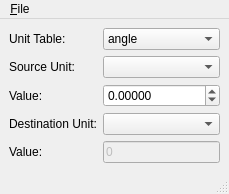
<?xml version="1.0" encoding="UTF-8"?>
<ui version="4.0">
 <class>UnitConverter</class>
 <widget class="QMainWindow" name="UnitConverter">
  <property name="geometry">
   <rect>
    <x>0</x>
    <y>0</y>
    <width>229</width>
    <height>187</height>
   </rect>
  </property>
  <property name="windowTitle">
   <string>Unit Converter</string>
  </property>
  <widget class="QWidget" name="mainWIdget">
   <layout class="QGridLayout" name="gridLayout">
    <item row="0" column="2">
     <widget class="QComboBox" name="cbUnitTable">
      <item>
       <property name="text">
        <string>angle</string>
       </property>
      </item>
      <item>
       <property name="text">
        <string>energy</string>
       </property>
      </item>
      <item>
       <property name="text">
        <string>length</string>
       </property>
      </item>
      <item>
       <property name="text">
        <string>mass</string>
       </property>
      </item>
      <item>
       <property name="text">
        <string>speed</string>
       </property>
      </item>
      <item>
       <property name="text">
        <string>temperature</string>
       </property>
      </item>
      <item>
       <property name="text">
        <string>time</string>
       </property>
      </item>
     </widget>
    </item>
    <item row="0" column="1">
     <widget class="QLabel" name="lbUnitTable">
      <property name="text">
       <string>Unit Table:</string>
      </property>
     </widget>
    </item>
    <item row="3" column="1">
     <widget class="QLabel" name="lbSourceUnit">
      <property name="text">
       <string>Source Unit:</string>
      </property>
     </widget>
    </item>
    <item row="4" column="2">
     <widget class="QDoubleSpinBox" name="sbSourceValue">
      <property name="decimals">
       <number>5</number>
      </property>
      <property name="minimum">
       <double>-9999.000000000000000</double>
      </property>
      <property name="maximum">
       <double>9999.000000000000000</double>
      </property>
     </widget>
    </item>
    <item row="4" column="1">
     <widget class="QLabel" name="lbValue">
      <property name="text">
       <string>Value:</string>
      </property>
     </widget>
    </item>
    <item row="3" column="2">
     <widget class="QComboBox" name="cbSourceUnit"/>
    </item>
    <item row="5" column="1">
     <widget class="QLabel" name="lbDestUnit">
      <property name="text">
       <string>Destination Unit:</string>
      </property>
     </widget>
    </item>
    <item row="6" column="1">
     <widget class="QLabel" name="lbDestValue">
      <property name="text">
       <string>Value:</string>
      </property>
     </widget>
    </item>
    <item row="5" column="2">
     <widget class="QComboBox" name="cbDestUnit"/>
    </item>
    <item row="6" column="2">
     <widget class="QLineEdit" name="leDestValue">
      <property name="enabled">
       <bool>false</bool>
      </property>
      <property name="text">
       <string>0</string>
      </property>
     </widget>
    </item>
   </layout>
  </widget>
  <widget class="QMenuBar" name="menubar">
   <property name="geometry">
    <rect>
     <x>0</x>
     <y>0</y>
     <width>229</width>
     <height>20</height>
    </rect>
   </property>
   <widget class="QMenu" name="menuFile">
    <property name="title">
     <string>&amp;File</string>
    </property>
    <addaction name="action_Exit"/>
   </widget>
   <addaction name="menuFile"/>
  </widget>
  <widget class="QStatusBar" name="statusbar"/>
  <action name="action_Exit">
   <property name="text">
    <string>&amp;Exit</string>
   </property>
  </action>
 </widget>
 <resources/>
 <connections/>
</ui>
